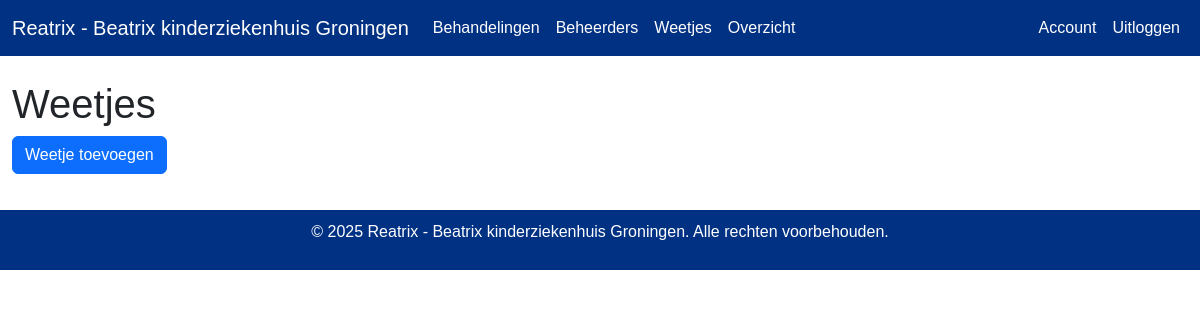
/Weetje/ (signed in), run on an earlier commit of the app's database.
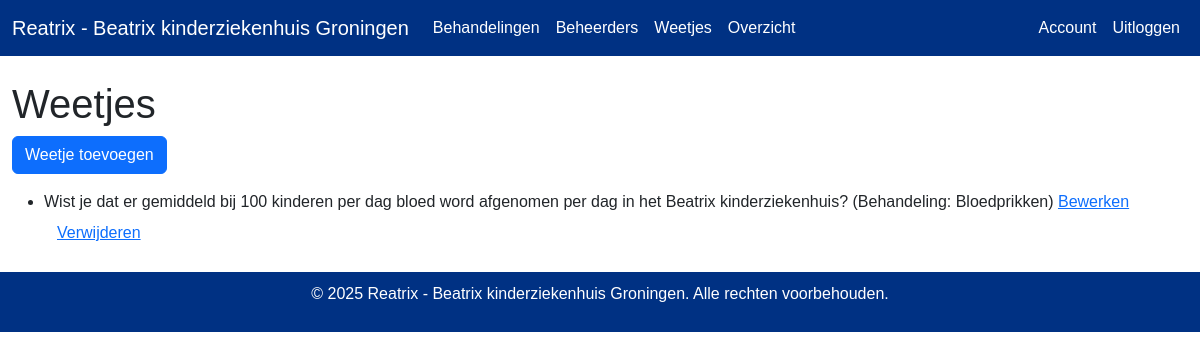
And on a later commit of the database.
### models.py (models this page shows)
class Weetje(db.Model):
    id = db.Column(db.Integer, primary_key=True)
    Weetje = db.Column(db.String(50), nullable=False)
    gender = db.Column(db.String(10), nullable=False)
    Behandeling_id = db.Column(db.Integer, db.ForeignKey('behandeling.id'), nullable=False)

class Behandeling(db.Model):
    id = db.Column(db.Integer, primary_key=True)
    behandelingnaam = db.Column(db.String(50), nullable=False)
    Categorie = db.Column(db.String(10), nullable=False)
    Beheerder_id = db.Column(db.Integer, db.ForeignKey('beheerder.id'), nullable=False)
    Weetje = db.relationship('Weetje', backref='Behandeling', lazy=True)

### routes/Weetje/routes.py (the view)
@Weetje_bp.route('/')
@login_required
def index():
    Weetjes = Weetje.query.order_by(Weetje.Weetje).all()
    return render_template('Weetje/index.html', Weetjes=Weetjes)

### models.py (called while the page is built)
@login_manager.user_loader
def load_user(user_id):
    return User.query.get(int(user_id))

    def is_admin(self):
        return self.role == Role.ADMIN

### templates/Weetje/index.html
{% extends 'base.html' %}
{% block content %}
<h1>Weetjes</h1>
<a href="{{ url_for('Weetje.add') }}" class="btn btn-primary mb-3">Weetje toevoegen</a>
<ul>
  {% for Weetje in Weetjes %}
  <li>{{ Weetje.Weetje }} (Behandeling: {{ Weetje.Behandeling.behandelingnaam }})
    <a href="{{ url_for('Weetje.edit', id=Weetje.id) }}">Bewerken</a>
    <form action="{{ url_for('Weetje.delete', id=Weetje.id) }}" method="post" style="display:inline;">
      <button type="submit" class="btn btn-link">Verwijderen</button>
    </form>
  </li>
  {% endfor %}
</ul>
{% endblock %}

What changed in the data, as far as the page shows it:
added Weetje: Weetje "Wist je dat er gemiddeld bij 100 kinderen per dag bloed word afgenomen per dag in het Beatrix kinderziekenhuis?", Behandeling.behandelingnaam "Bloedprikken"
